Frame 1 (no input): blank canvas, image omitted
Frame 60 (the mouse pressed at the canvas centre just before this capture): blank canvas, image omitted
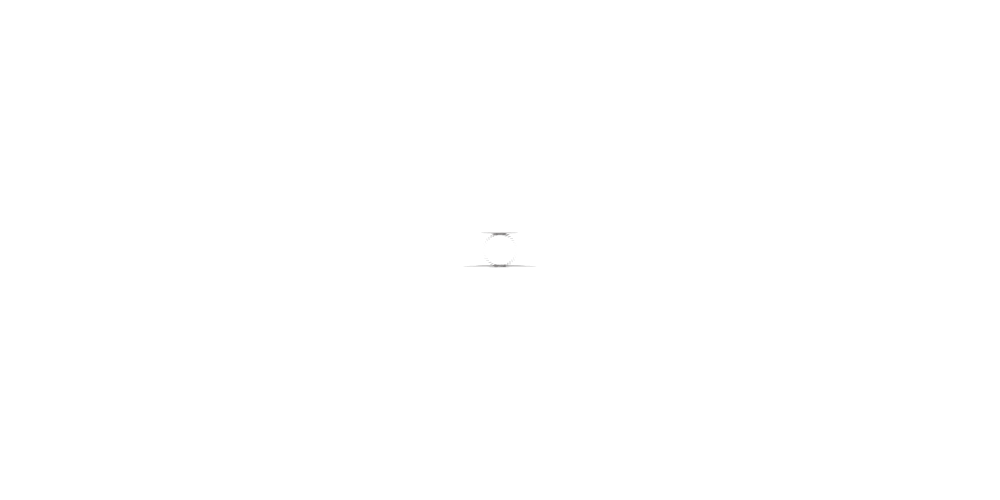
Frame 120 (the mouse held since frame 60 and released just before this capture)

The Processing sketch whose frames 1 and 60 were blank and that drew this single picture after the mouse press (run headless with seeded random() and noise(); from frame 60 on, the mouse is pressed at the canvas centre):

// Processing sketch: processing_7603
// ── processing_7603.pde

 
float q,w; 
float r = 15.0; 
float theta = 0; 
float t = 0.50; 
float inc = 0.01; 
 
void setup(){ 
  size(1000,500); 
  background(255); 
  smooth();  
  frameRate(200); 
 
} 
 
void draw(){ 
 
  float k = noise(t)*2; 
  float x = r*cos(theta); 
  float y = r*sin(theta); 
   colorMode(HSB); 
  fill(r%50,255,5,55); 
  noStroke(); 
  ellipse(x+width/2,y+height/2,tan(theta),sin(theta)); 
  theta += 0.85; 
  r+=inc*2; 
  t+=inc; 
} 
 
